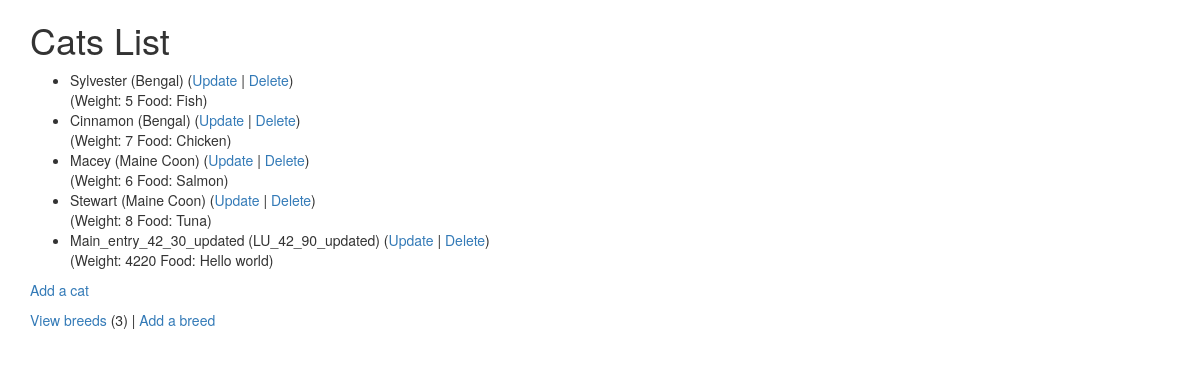
The app's page /cats/ (signed in) with its own data.
### cats/models.py (models this page shows, shortened)
class Cat(models.Model):
    nickname = models.CharField(
            max_length=200,
            validators=[MinLengthValidator(2, "Nickname must be greater than 1 character")]
    )
    weight = models.PositiveIntegerField()
    foods = models.CharField(max_length=300)
    breed = models.ForeignKey('Breed', on_delete=models.CASCADE, null=False)

class Breed(models.Model):
    name = models.CharField(
            max_length=200,
            validators=[MinLengthValidator(2, "Breed must be greater than 1 character")]
    )
    def __str__(self):
        return self.name

### cats/views.py (the view)
# urls.py: path('', views.CatList.as_view(), name='all'),
class CatList(LoginRequiredMixin, View) :
    def get(self, request):
        bc = Breed.objects.all().count();
        cl = Cat.objects.all();
        ctx = { 'breed_count': bc, 'cat_list': cl };
        return render(request, 'cats/cat_list.html', ctx)

### home/context_processors.py (called while the page is built)
def settings(request):
    return {
        'settings': django_settings,
    }

### cats/templates/cats/cat_list.html
{% extends "base_bootstrap.html" %}
{% block content %}
  <h1>Cats List</h1>
  {% if cat_list %}
  <ul>
    {% for cat in cat_list %}
      <li>
          {{ cat.nickname }} ({{ cat.breed }})
          (<a href="{% url 'cats:cat_update' cat.id %}">Update</a> |
          <a href="{% url 'cats:cat_delete' cat.id %}">Delete</a>) <br/>
          (Weight: {{ cat.weight }} Food: {{ cat.foods }})
      </li>
    {% endfor %}
  </ul>
  {% else %}
    <p>There are no cats in the library.</p>
  {% endif %}
  <p>
    {% if breed_count > 0 %}
      <a href="{% url 'cats:cat_create' %}">Add a cat</a>
    {% else %}
      Please add a breed before you add a cat.
    {% endif %}
  </p>
  <p>
  <a href="{% url 'cats:breed_list' %}">View breeds</a> ({{ breed_count }}) |
    <a href="{% url 'cats:breed_create' %}">Add a breed</a>
  </p>
{% endblock %}

### records on screen
Cat: nickname "Sylvester", breed "Bengal", weight "5", foods "Fish"
Cat: nickname "Cinnamon", breed "Bengal", weight "7", foods "Chicken"
Cat: nickname "Macey", breed "Maine Coon", weight "6", foods "Salmon"
Cat: nickname "Stewart", breed "Maine Coon", weight "8", foods "Tuna"
Cat: nickname "Main_entry_42_30_updated", breed "LU_42_90_updated", weight "4220", foods "Hello world"

### other values on screen
{{ breed_count }} "3"
